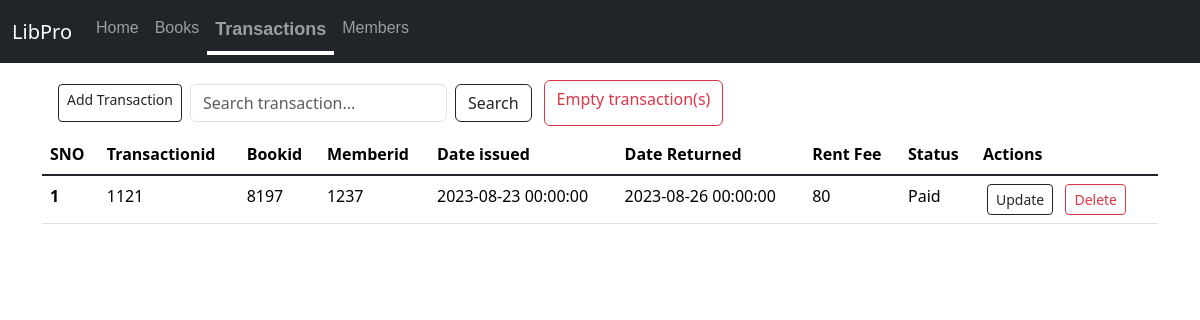
The app's page /transactions, older data.
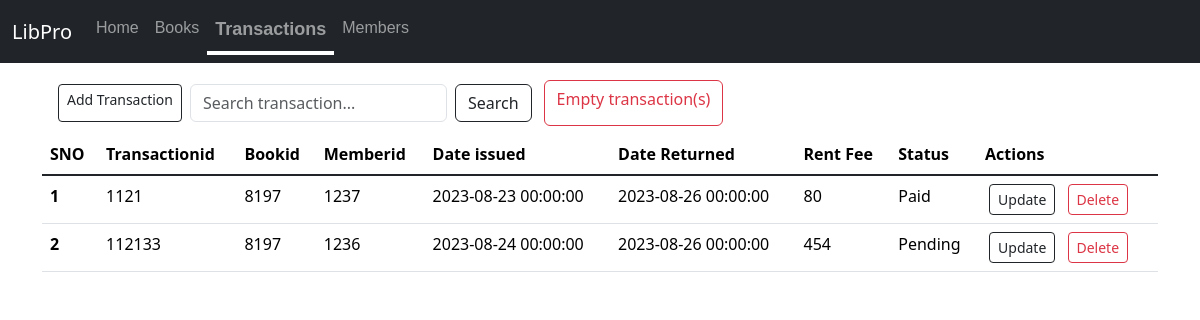
The same page, newer data.
### app.py (models this page shows)
class Transactions(db.Model):
    sno = db.Column(db.Integer, primary_key=True,unique=True)
    Transactionid = db.Column(db.Integer,unique=True)
    bookid = db.Column(db.Integer, nullable=False)
    memberid = db.Column(db.Integer, nullable=False)
    date_issued = db.Column(db.DateTime, nullable=False,default=datetime.date)
    date_returned = db.Column(db.DateTime, nullable=True)
    rent_fee = db.Column(db.Integer, nullable=False)
    status=db.Column(db.String(20),nullable=False)

### app.py (the view, shortened to what this page needs)
@app.route('/<string:table>',methods=['GET','POST'])
def view(table):
    record_class=globals().get(table.capitalize())
    if record_class is None:
        flash("Invalid Operation",'error')
        return redirect('/')
    else:
        allrecords=record_class.query.all()
        return render_template(f'{table}.html',allrecords=allrecords)

### templates/transactions.html (shortened to what this page needs)
{% extends 'base.html' %}
{% block body %}
<div class="container">
  <div style="display:flex" class="my-2 container">
    <a href="/addrecord/transactions" class="add btn btn-outline-dark btn-sm mx-1 my-1" type="button">Add Transaction</a>
    <form style="width:fit-content" class="d-flex mx-1 my-1" method="POST" action="/search/transactions" role="search">
      <input class="form-control me-2" name="searchitem"  id="searchtran" type="search" placeholder="Search transaction..." aria-label="Search">
      <button class="btn btn-outline-dark"  type="submit">Search</button>
    </form>
    <a class="btn btn-outline-danger mx-2" href="/empty/transactions" type="button">Empty transaction(s)</a>
  </div>
    <table class="table">
        <thead>
          <tr>
            <th scope="col">SNO</th>
            <th scope="col">Transactionid</th>
            <th scope="col">Bookid</th>
            <th scope="col">Memberid</th>
            <th scope="col">Date issued</th>
            <th scope="col">Date Returned</th>
            <th scope="col">Rent Fee</th>
            <th scope="col">Status</th>
            <th scope="col">Actions</th>
          </tr>
        </thead>
        <tbody class="table-group-divider">
          {% for records in allrecords %}
          <tr>
            <th scope="row">{{loop.index}}</th>
            <td>{{records.Transactionid}}</td>
            <td>{{records.bookid}}</td>
            <td>{{records.memberid}}</td>
            <td>{{records.date_issued}}</td>
            <td>{{records.date_returned}}</td>
            <td>{{records.rent_fee}}</td>
            <td>{{records.status}}</td>
            <td>
              <a href="/updaterecord/transactions/{{records.sno}}" class="btn btn-outline-dark btn-sm mx-1">Update</a>
              <a href="/deleterecord/transactions/{{records.sno}}" class="btn btn-outline-danger btn-sm mx-1">Delete</a>
            </td>
          </tr>
          {% endfor %}
        </tbody>
      </table>
</div>
{% endblock body %}

### templates/base.html (shortened to what this page needs)
<!DOCTYPE html>
<html lang="en">
<head>
    <link href="https://cdn.jsdelivr.net/npm/bootstrap@5.3.1/dist/css/bootstrap.min.css" rel="stylesheet">
<link rel="stylesheet" href="{{ url_for('static', filename='css/style.css') }}">
</head>
<body>
    <nav class="navbarl navbar navbar-expand-lg  navbar-dark bg-dark">
        <div class="container-fluid">
          <a class="navbar-brand" href="/">LibPro</a>
          <div class="collapse navbar-collapse" id="navbarSupportedContent">
            <ul class="navbar-nav me-auto mb-2 mb-lg-0">
              <li id="home-nav" class="nav-item">
                <a class=" nav-link" aria-current="page" href="/">Home</a>
              </li>
              <li id="books-nav" class="bg-dark nav-item">
                <a class="nav-link" aria-current="page" href="/books">Books</a>
              </li>
              <li id="transaction-nav" class="nav-item">
                <a class="nav-link" href="/transactions">Transactions</a>
              </li>
              <li id="members-nav" class="nav-item">
                <a class="nav-link" href="/members">Members</a>
              </li>
          </div>
        </div>
      </nav><br><br><br>
      {% block body %}
      {% endblock body %}
    </body>
</html>

### static/css/style.css (style rules this page uses)
.navbar { overflow:visible; position:fixed; top: 0; bottom: 10; width: 100%; margin-bottom: 1ch; }
.navbarl li a { font-family:sans-serif; position:initial; }
.navbarl li a::after { content:""; background-color: rgb(255, 255, 255); height: 2px; width:100%; display: block; transition:0.2s; transform: scale(0); transform-origin:left ; }
.navbarl li.active a { font-size: large; transition: none; font-weight:bolder; }
.navbarl li.active a::after { content: none; background-color: transparent; height: 4px; width: 100%; transition: none; transform: scale(0); font-size: larger; }
.navbar-brand { position:sticky; }
.active { color: rgb(255, 255, 255); font-size: larger; }
.active:after { content:""; background-color: rgb(255, 255, 255); height: 4px; width:100%; display: block; transform: scale(1); }

Row changes from the older to the newer data that the page shows:
added Transactions: Transactionid "112133", bookid "8197", memberid "1236", date_issued "2023-08-24 00:00:00", date_returned "2023-08-26 00:00:00", rent_fee "454", status "Pending"
